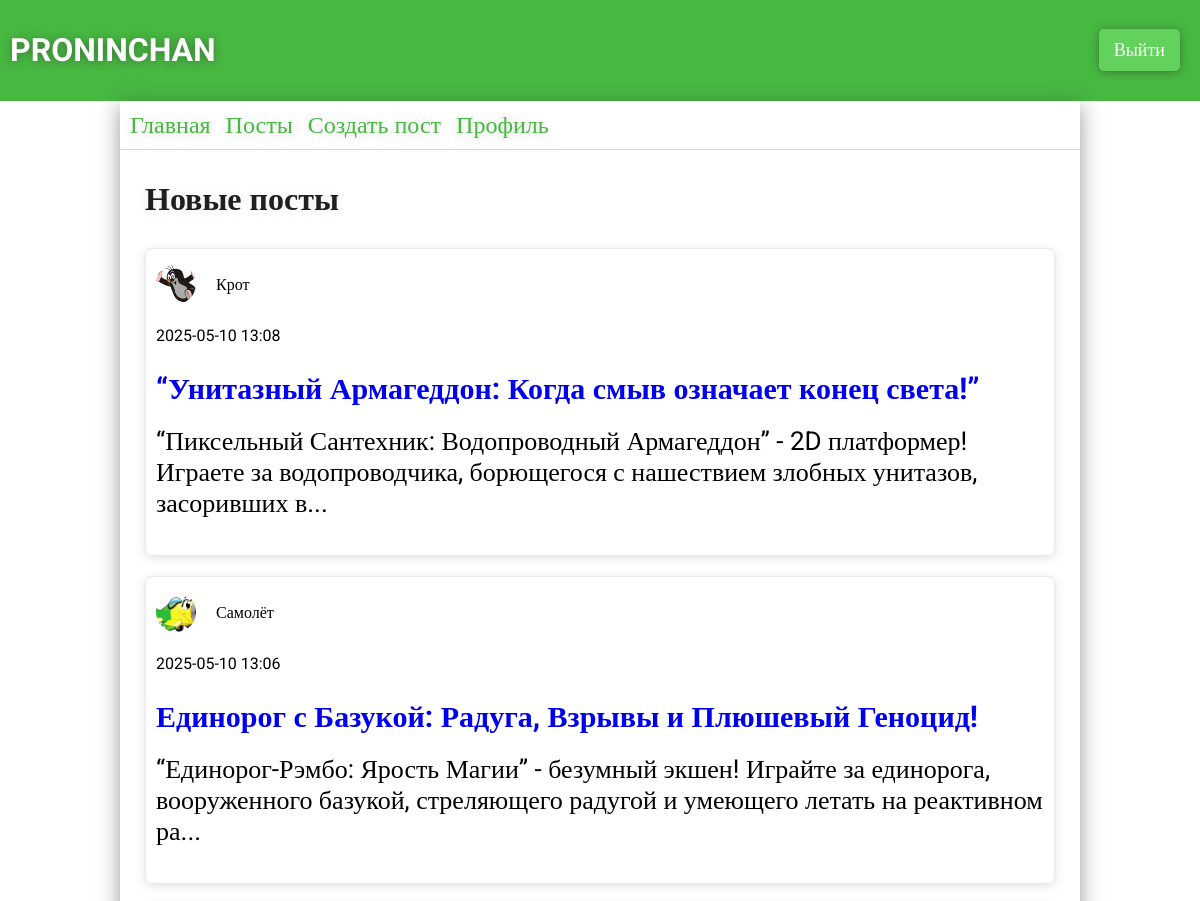
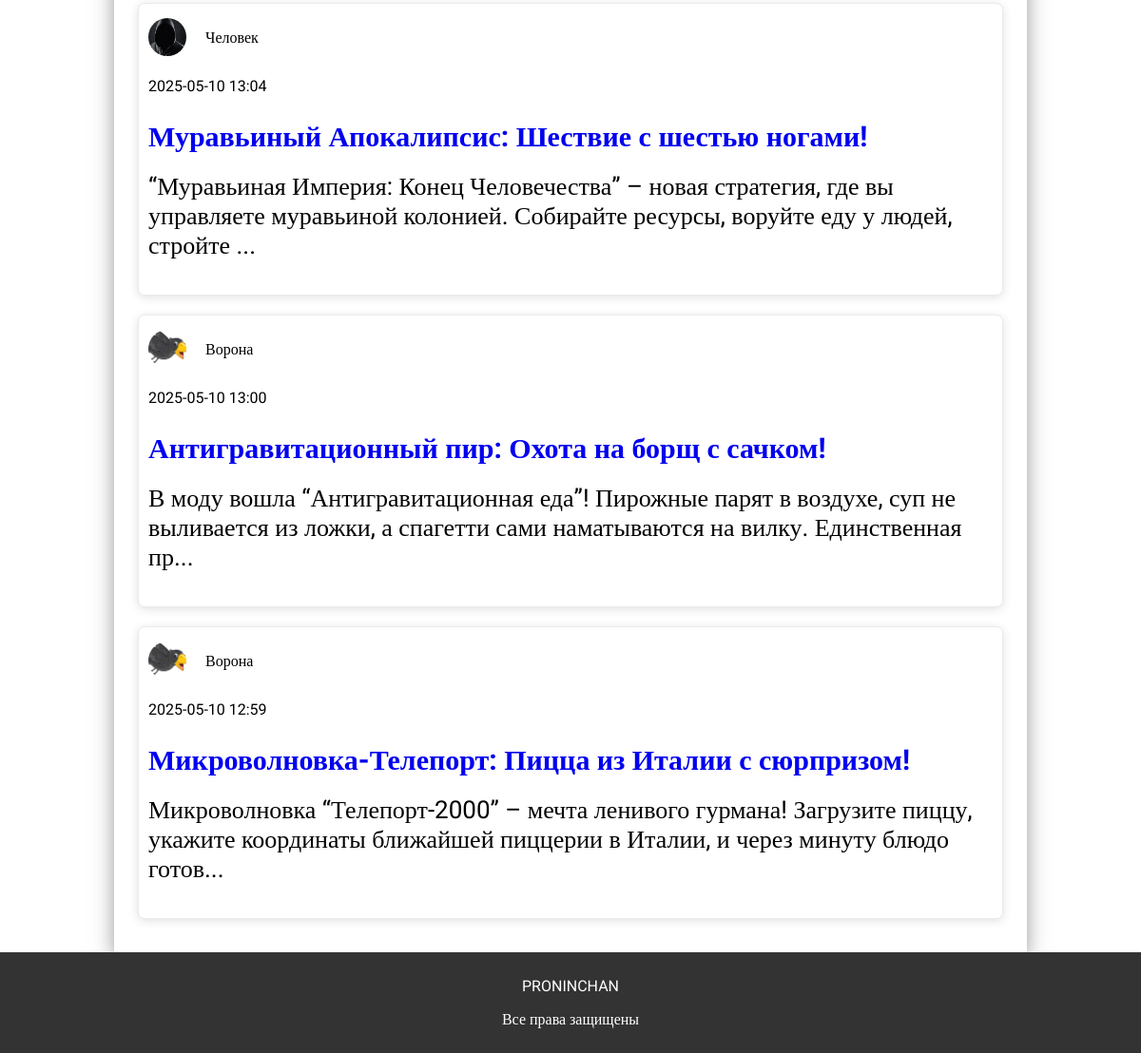
The page / (signed in) on the database its author committed (2 pictures, top to bottom).
### app.py (models this page shows)
class ForumPosts(db.Model):
    __tablename__ = 'forum_posts'
    id = db.Column(db.Integer, primary_key=True)
    user_id = db.Column(db.Integer, db.ForeignKey('users.id'), nullable=False)
    theme = db.Column(db.String(124), nullable=False)
    text = db.Column(db.Text, nullable=False)
    section_id = db.Column(db.Integer, db.ForeignKey('forum_sections.id'), nullable=False)
    category_id = db.Column(db.Integer, db.ForeignKey('forum_categories.id'), nullable=False)
    created_at = db.Column(db.DateTime, default=datetime.now)
    user = db.relationship("Users", backref="posts")
    sections = db.relationship("ForumSections")
    categories = db.relationship("ForumCategory")
    all_comments = db.relationship("ForumComments", backref="forum_post", cascade="all, delete-orphan")

class Users(db.Model):
    __tablename__ = 'users'
    id = db.Column(db.Integer, primary_key=True)
    username = db.Column(db.String(32), unique=True, nullable=False)
    photo = db.Column(db.String(124))
    email = db.Column(db.String(64), unique=True, nullable=False)
    password = db.Column(db.String(30), nullable=False)
    access = db.Column(db.String(64), nullable=False, default='user')
    all_posts = db.relationship("ForumPosts", backref="user_author", cascade="all, delete-orphan")
    all_comments = db.relationship("ForumComments", backref="user_author")

### app.py (the view)
@app.route('/')
def main():
    new_posts = ForumPosts.query.order_by(ForumPosts.created_at.desc()).limit(5).all()
    if 'user' in session:
        try:
            access = (Users.query.filter_by(id=session['user']).first()).access
        except:
            return redirect(url_for('logout'))
        return render_template('main.html', new_posts = new_posts, access=access)
    else:
        return render_template('main.html', new_posts = new_posts)

### templates/main.html (shortened to what this page needs)
{% extends 'base.html' %}
{% block main %}
<link rel="stylesheet" href="{{ url_for('static', filename='css/main.css') }}">
    <div class="container">
        <h3>Новые посты</h3>
        {% for post in new_posts %}
            <div class="post" id="post-{{post.id}}">
                <div class="posts-container-created">
                    <div>
                       <img src="{{ url_for('static', filename=post.user.photo) if post.user.photo else url_for('static', filename='img/person.svg') }}" alt="">
                        <p class="user-{{post.user.id}}">{{post.user.username}}{% if access == 'admin' %}<button class="ban-button" value="{{post.user.id}}" data-user="{{post.user.username}}">забанить</button>{% endif %}</p>
                    </div>
                    <p class="post-created">{{post.created_at.strftime('%Y-%m-%d %H:%M')}}</p>
                </div>
                <a class="post-theme" href="{{url_for('post', post=post.id)}}">{{post.theme}}</a>
                <p class="post-text"  data-text="{{post.text}}">{{post.text | truncate(150, True, '...')}}</p>
            </div>
        {% endfor %}
    </div>
{% endblock %}

### static/css/base.css (style rules this page uses)
* { font-family: "Roboto"; }
body { margin: 0; padding: 0; display: flex; flex-direction: column; min-height: 100vh; }

### static/css/main.css (style rules this page uses)
.container { padding: 25px; display: flex; flex-direction: column; justify-content: center; }
.container h3 { font-size: 32px; margin: 5px 0 20px 0; color: rgb(31, 31, 31); text-shadow: 0 1px 10px rgba(51, 51, 51, 0.1); }
.container .post { padding: 10px; border: 1px solid rgba(51, 51, 51, 0.1); box-shadow: 0 2px 10px rgba(51, 51, 51, 0.15); border-radius: 7px; overflow: hidden; display: flex; flex-direction: column; flex-wrap: wrap; margin: 10px 0; position: relative; }
.container .post .post-theme { flex: 1; text-decoration: none; font-size: 30px; font-weight: bolder; margin: 10px 0; }
.container .post .posts-container-created div { display: flex; align-items: center; }
.container .post .posts-container-created div img { width: 40px; height: 40px; border-radius: 50%; overflow: hidden; -o-object-fit: cover; object-fit: cover; margin-right: 20px; }
.container .post .posts-container-created .post-created { margin-right: 30px; }
.container .post .post-text { font-size: 26px; margin-top: 10px; }

### rows shown on the page
ForumPosts: photo (picture), user.username "Крот", created_at "2025-05-10 13:08", theme "“Унитазный Армагеддон: Когда смыв означает конец света!”", text "“Пиксельный Сантехник: Водопроводный Армагеддон” - 2D платформер! Играете за водопроводчика, борющегося с нашествием злобных унитазов, засоривших в..."
ForumPosts: photo (picture), user.username "Самолёт", created_at "2025-05-10 13:06", theme "Единорог с Базукой: Радуга, Взрывы и Плюшевый Геноцид!", text "“Единорог-Рэмбо: Ярость Магии” - безумный экшен! Играйте за единорога, вооруженного базукой, стреляющего радугой и умеющего летать на реактивном ра..."
ForumPosts: photo (picture), user.username "Человек", created_at "2025-05-10 13:04", theme "Муравьиный Апокалипсис: Шествие с шестью ногами!", text "“Муравьиная Империя: Конец Человечества” – новая стратегия, где вы управляете муравьиной колонией. Собирайте ресурсы, воруйте еду у людей, стройте ..."
ForumPosts: photo (picture), user.username "Ворона", created_at "2025-05-10 13:00", theme "Антигравитационный пир: Охота на борщ с сачком!", text "В моду вошла “Антигравитационная еда”! Пирожные парят в воздухе, суп не выливается из ложки, а спагетти сами наматываются на вилку. Единственная пр..."
ForumPosts: photo (picture), user.username "Ворона", created_at "2025-05-10 12:59", theme "Микроволновка-Телепорт: Пицца из Италии с сюрпризом!", text "Микроволновка “Телепорт-2000” – мечта ленивого гурмана! Загрузите пиццу, укажите координаты ближайшей пиццерии в Италии, и через минуту блюдо готов..."
